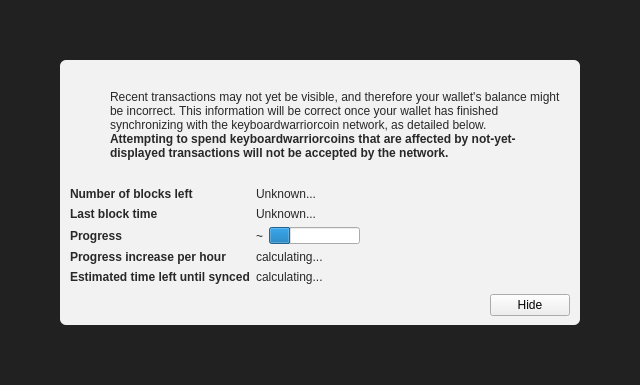
<?xml version="1.0" encoding="UTF-8"?>
<ui version="4.0">
 <class>ModalOverlay</class>
 <widget class="ModalOverlay" name="ModalOverlay">
  <property name="geometry">
   <rect>
    <x>0</x>
    <y>0</y>
    <width>640</width>
    <height>385</height>
   </rect>
  </property>
  <property name="windowTitle">
   <string>Form</string>
  </property>
  <layout class="QVBoxLayout" name="verticalLayout" stretch="0">
   <property name="sizeConstraint">
    <enum>QLayout::SetDefaultConstraint</enum>
   </property>
   <property name="leftMargin">
    <number>0</number>
   </property>
   <property name="topMargin">
    <number>0</number>
   </property>
   <property name="rightMargin">
    <number>0</number>
   </property>
   <property name="bottomMargin">
    <number>0</number>
   </property>
   <item>
    <widget class="QWidget" name="bgWidget" native="true">
     <property name="styleSheet">
      <string notr="true">#bgWidget { background: rgba(0,0,0,220); }</string>
     </property>
     <layout class="QVBoxLayout" name="verticalLayoutMain" stretch="1">
      <property name="leftMargin">
       <number>60</number>
      </property>
      <property name="topMargin">
       <number>60</number>
      </property>
      <property name="rightMargin">
       <number>60</number>
      </property>
      <property name="bottomMargin">
       <number>60</number>
      </property>
      <item>
       <widget class="QWidget" name="contentWidget" native="true">
        <property name="styleSheet">
         <string notr="true">#contentWidget { background: rgba(255,255,255,240); border-radius: 6px; }

QLabel { color: rgb(40,40,40);  }</string>
        </property>
        <layout class="QVBoxLayout" name="verticalLayoutSub" stretch="1,0,0,0">
         <property name="spacing">
          <number>0</number>
         </property>
         <property name="leftMargin">
          <number>10</number>
         </property>
         <property name="topMargin">
          <number>10</number>
         </property>
         <property name="rightMargin">
          <number>10</number>
         </property>
         <property name="bottomMargin">
          <number>10</number>
         </property>
         <item>
          <layout class="QHBoxLayout" name="horizontalLayoutIconText" stretch="0,1">
           <property name="topMargin">
            <number>20</number>
           </property>
           <item>
            <layout class="QVBoxLayout" name="verticalLayoutIcon">
             <property name="leftMargin">
              <number>0</number>
             </property>
             <item>
              <widget class="QPushButton" name="warningIcon">
               <property name="enabled">
                <bool>false</bool>
               </property>
               <property name="text">
                <string/>
               </property>
               <property name="icon">
                <iconset>
                 <normaloff>:/icons/warning</normaloff>
                 <disabledoff>:/icons/warning</disabledoff>:/icons/warning</iconset>
               </property>
               <property name="iconSize">
                <size>
                 <width>48</width>
                 <height>48</height>
                </size>
               </property>
               <property name="flat">
                <bool>true</bool>
               </property>
              </widget>
             </item>
             <item>
              <spacer name="verticalSpacerWarningIcon">
               <property name="orientation">
                <enum>Qt::Vertical</enum>
               </property>
               <property name="sizeHint" stdset="0">
                <size>
                 <width>20</width>
                 <height>40</height>
                </size>
               </property>
              </spacer>
             </item>
            </layout>
           </item>
           <item>
            <layout class="QVBoxLayout" name="verticalLayoutInfoText">
             <property name="leftMargin">
              <number>0</number>
             </property>
             <property name="topMargin">
              <number>0</number>
             </property>
             <item>
              <widget class="QLabel" name="infoText">
               <property name="text">
                <string>Recent transactions may not yet be visible, and therefore your wallet's balance might be incorrect. This information will be correct once your wallet has finished synchronizing with the keyboardwarriorcoin network, as detailed below.</string>
               </property>
               <property name="textFormat">
                <enum>Qt::RichText</enum>
               </property>
               <property name="wordWrap">
                <bool>true</bool>
               </property>
              </widget>
             </item>
             <item>
              <widget class="QLabel" name="infoTextStrong">
               <property name="font">
                <font>
                 <weight>75</weight>
                 <bold>true</bold>
                </font>
               </property>
               <property name="text">
                <string>Attempting to spend keyboardwarriorcoins that are affected by not-yet-displayed transactions will not be accepted by the network.</string>
               </property>
               <property name="textFormat">
                <enum>Qt::RichText</enum>
               </property>
               <property name="wordWrap">
                <bool>true</bool>
               </property>
              </widget>
             </item>
             <item>
              <spacer name="verticalSpacerInTextSpace">
               <property name="orientation">
                <enum>Qt::Vertical</enum>
               </property>
               <property name="sizeHint" stdset="0">
                <size>
                 <width>20</width>
                 <height>40</height>
                </size>
               </property>
              </spacer>
             </item>
            </layout>
           </item>
          </layout>
         </item>
         <item>
          <spacer name="verticalSpacerAfterText">
           <property name="orientation">
            <enum>Qt::Vertical</enum>
           </property>
           <property name="sizeHint" stdset="0">
            <size>
             <width>20</width>
             <height>40</height>
            </size>
           </property>
          </spacer>
         </item>
         <item>
          <layout class="QFormLayout" name="formLayout">
           <property name="fieldGrowthPolicy">
            <enum>QFormLayout::FieldsStayAtSizeHint</enum>
           </property>
           <property name="horizontalSpacing">
            <number>6</number>
           </property>
           <property name="verticalSpacing">
            <number>6</number>
           </property>
           <property name="topMargin">
            <number>10</number>
           </property>
           <item row="0" column="0">
            <widget class="QLabel" name="labelNumberOfBlocksLeft">
             <property name="font">
              <font>
               <weight>75</weight>
               <bold>true</bold>
              </font>
             </property>
             <property name="text">
              <string>Number of blocks left</string>
             </property>
            </widget>
           </item>
           <item row="0" column="1">
            <widget class="QLabel" name="numberOfBlocksLeft">
             <property name="text">
              <string>Unknown...</string>
             </property>
            </widget>
           </item>
           <item row="1" column="0">
            <widget class="QLabel" name="labelLastBlockTime">
             <property name="font">
              <font>
               <weight>75</weight>
               <bold>true</bold>
              </font>
             </property>
             <property name="text">
              <string>Last block time</string>
             </property>
            </widget>
           </item>
           <item row="1" column="1">
            <widget class="QLabel" name="newestBlockDate">
             <property name="sizePolicy">
              <sizepolicy hsizetype="Maximum" vsizetype="Preferred">
               <horstretch>0</horstretch>
               <verstretch>0</verstretch>
              </sizepolicy>
             </property>
             <property name="text">
              <string>Unknown...</string>
             </property>
            </widget>
           </item>
           <item row="2" column="0">
            <widget class="QLabel" name="labelSyncDone">
             <property name="font">
              <font>
               <weight>75</weight>
               <bold>true</bold>
              </font>
             </property>
             <property name="text">
              <string>Progress</string>
             </property>
            </widget>
           </item>
           <item row="2" column="1">
            <layout class="QHBoxLayout" name="horizontalLayoutSync" stretch="0,1">
             <item>
              <widget class="QLabel" name="percentageProgress">
               <property name="text">
                <string notr="true">~</string>
               </property>
              </widget>
             </item>
             <item>
              <widget class="QProgressBar" name="progressBar">
               <property name="value">
                <number>24</number>
               </property>
               <property name="format">
                <string/>
               </property>
              </widget>
             </item>
            </layout>
           </item>
           <item row="4" column="0">
            <widget class="QLabel" name="labelProgressIncrease">
             <property name="font">
              <font>
               <weight>75</weight>
               <bold>true</bold>
              </font>
             </property>
             <property name="text">
              <string>Progress increase per hour</string>
             </property>
            </widget>
           </item>
           <item row="4" column="1">
            <widget class="QLabel" name="progressIncreasePerH">
             <property name="text">
              <string>calculating...</string>
             </property>
            </widget>
           </item>
           <item row="5" column="0">
            <widget class="QLabel" name="labelEstimatedTimeLeft">
             <property name="font">
              <font>
               <weight>75</weight>
               <bold>true</bold>
              </font>
             </property>
             <property name="text">
              <string>Estimated time left until synced</string>
             </property>
            </widget>
           </item>
           <item row="5" column="1">
            <widget class="QLabel" name="expectedTimeLeft">
             <property name="text">
              <string>calculating...</string>
             </property>
            </widget>
           </item>
          </layout>
         </item>
         <item>
          <layout class="QHBoxLayout" name="horizontalLayoutButtons">
           <property name="leftMargin">
            <number>10</number>
           </property>
           <property name="topMargin">
            <number>10</number>
           </property>
           <item>
            <spacer name="horizontalSpacer">
             <property name="orientation">
              <enum>Qt::Horizontal</enum>
             </property>
             <property name="sizeHint" stdset="0">
              <size>
               <width>40</width>
               <height>20</height>
              </size>
             </property>
            </spacer>
           </item>
           <item>
            <widget class="QPushButton" name="closeButton">
             <property name="text">
              <string>Hide</string>
             </property>
            </widget>
           </item>
          </layout>
         </item>
        </layout>
       </widget>
      </item>
     </layout>
    </widget>
   </item>
  </layout>
 </widget>
 <customwidgets>
  <customwidget>
   <class>ModalOverlay</class>
   <extends>QWidget</extends>
   <header>modaloverlay.h</header>
   <container>1</container>
  </customwidget>
 </customwidgets>
 <resources/>
 <connections/>
</ui>
